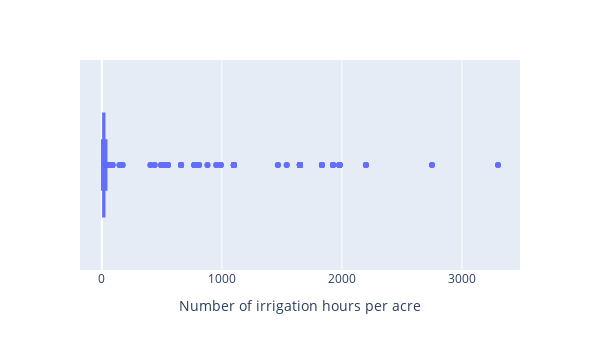

Write notebook code for a chart like this one.
### Code cell
import plotly.express as px

fig=px.box(data, x="irrigation-per-acre", width=600, height=350, labels={'irrigation-per-acre':'Number of irrigation hours per acre'})
fig.show()

### Figure 1 — Plotly figure (JSON) as saved in the notebook; plotly's stock layout.template omitted (floating-point values rounded to 4 significant figures; data arrays with more than 128 entries replaced by an {"elided": "..."} marker saying what was removed)
{"data": [{"alignmentgroup": "True", "hovertemplate": "Number of irrigation hours per acre=%{x}<extra></extra>", "legendgroup": "", "marker": {"color": "#636efa"}, "name": "", "notched": false, "offsetgroup": "", "orientation": "h", "showlegend": false, "type": "box", "x": {"elided": "7740 float values"}, "x0": " ", "xaxis": "x", "y0": " ", "yaxis": "y"}], "layout": {"boxmode": "group", "height": 350, "legend": {"tracegroupgap": 0}, "margin": {"t": 60}, "width": 600, "xaxis": {"anchor": "y", "domain": [0, 1], "title": {"text": "Number of irrigation hours per acre"}}, "yaxis": {"anchor": "x", "domain": [0, 1]}}}
